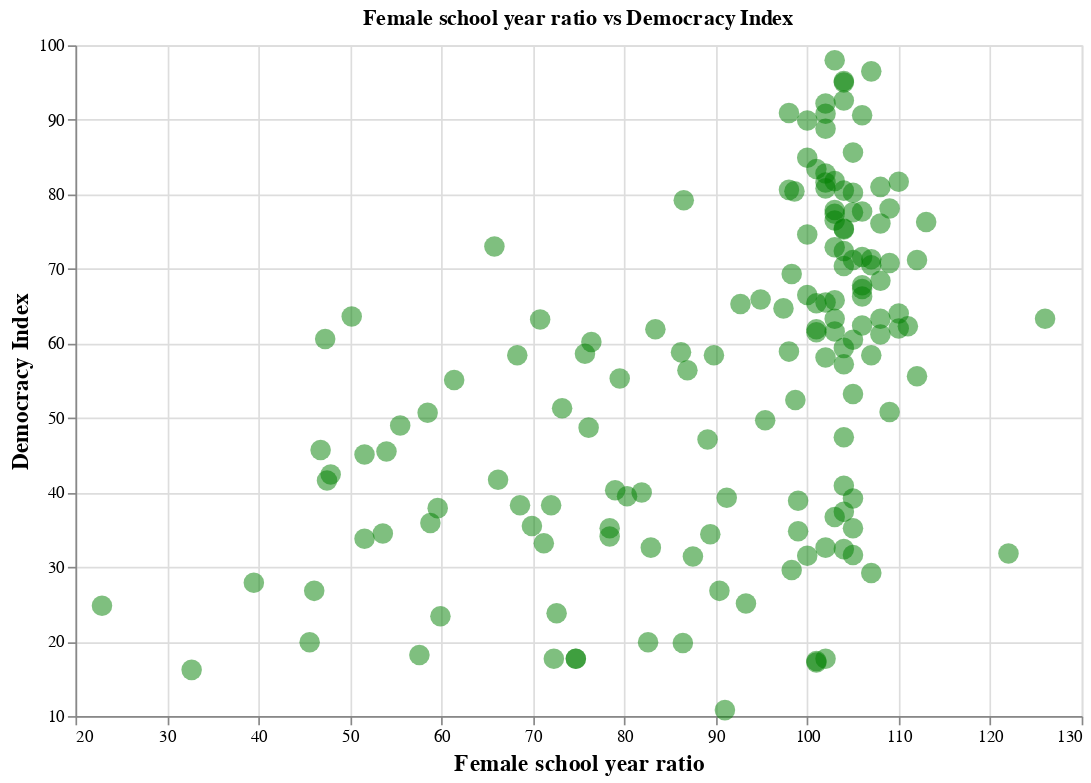

The code cell stored with this chart in its notebook:
### Code cell
chart4 = alt.Chart(merged_df_1).mark_circle(
    size=150, color = 'green', opacity = 0.5
).encode(
    x=alt.X('female school year ratio', title = 'Female school year ratio', axis = alt.Axis(titleFont = 'Helvetica', titleFontSize = 14, labelFont = 'Helvetica'), scale=alt.Scale(zero=False)),
    y=alt.Y('Democracy Index (2011)', title = 'Democracy Index', axis = alt.Axis(titleFont = 'Helvetica', titleFontSize = 14, labelFont = 'Helvetica'), scale=alt.Scale(zero=False)),
    tooltip=['Country name', 'female school year ratio', 'Democracy Index (2011)']  # Optional tooltips
).properties(
    width=600,
    height=400,
    title='Female school year ratio vs Democracy Index'
)


chart4.display()

### Figure 1 — Vega-Lite specification as saved in the notebook (floating-point values rounded to 4 significant figures; data arrays with more than 128 entries replaced by an {"elided": "..."} marker saying what was removed)
{"usermeta": {"embedOptions": {"theme": "latimes"}}, "config": {"view": {"continuousWidth": 300, "continuousHeight": 300}}, "data": {"name": "data-e48eb80e115fe36496e1c8e801f82972"}, "mark": {"type": "circle", "color": "green", "opacity": 0.5, "size": 150}, "encoding": {"tooltip": [{"field": "Country name", "type": "nominal"}, {"field": "female school year ratio", "type": "quantitative"}, {"field": "Democracy Index (2011)", "type": "quantitative"}], "x": {"axis": {"labelFont": "Helvetica", "titleFont": "Helvetica", "titleFontSize": 14}, "field": "female school year ratio", "scale": {"zero": false}, "title": "Female school year ratio", "type": "quantitative"}, "y": {"axis": {"labelFont": "Helvetica", "titleFont": "Helvetica", "titleFontSize": 14}, "field": "Democracy Index (2011)", "scale": {"zero": false}, "title": "Democracy Index", "type": "quantitative"}}, "height": 400, "title": "Female school year ratio vs Democracy Index", "width": 600, "$schema": "https://vega.github.io/schema/vega-lite/v5.15.1.json", "datasets": {"data-e48eb80e115fe36496e1c8e801f82972": {"elided": "210 records"}}}
